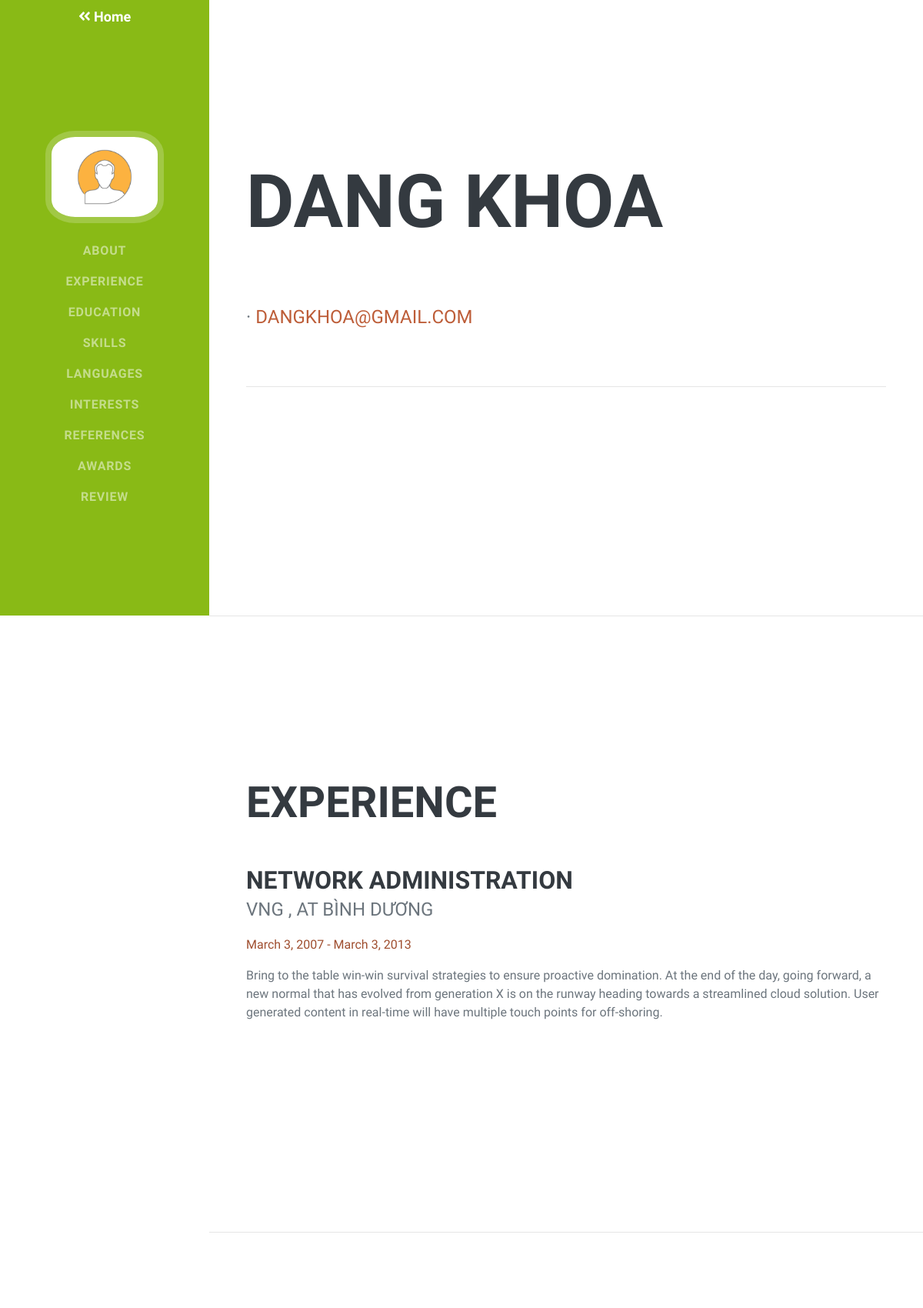
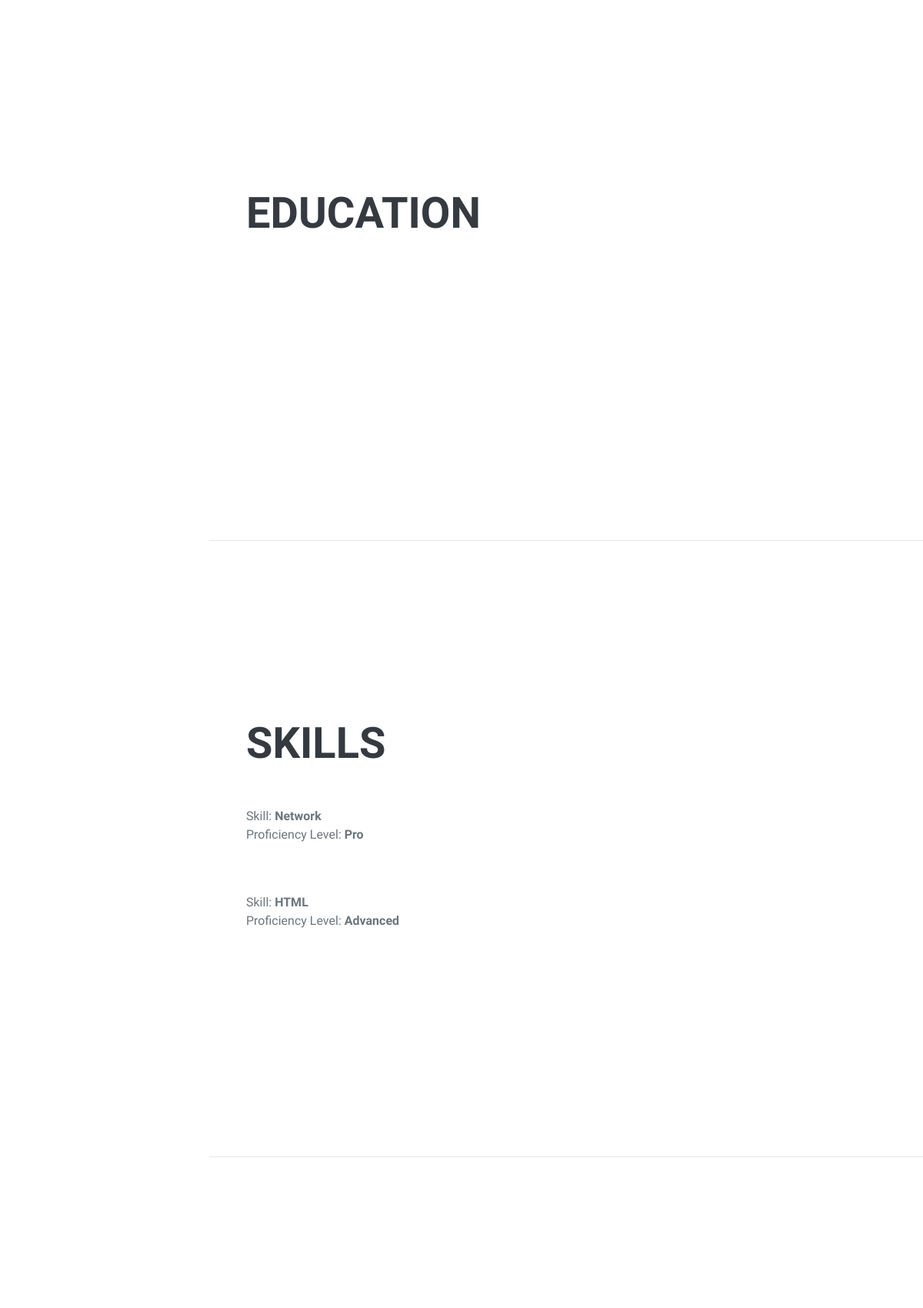
/applicant/applicant-public-profile/2 (signed in, upper part), run on the app's committed database (2 pictures, top to bottom).
### user/models.py (models this page shows, shortened)
class User(AbstractBaseUser):
    email = models.EmailField(max_length=255, unique=True)
    name = models.CharField(max_length=255)
    date_joined = models.DateTimeField(auto_now_add=True)
    is_applicant = models.BooleanField(default=False)
    is_company = models.BooleanField(default=False)
    is_active = models.BooleanField(default=True)
    is_staff = models.BooleanField(default=False)
    is_admin = models.BooleanField(default=False)
    USERNAME_FIELD = 'email'
    REQUIRED_FIELDS = ['name']  # Email & Password are required by default.
    objects = MyUserManager()

class WorkExperienceModel(models.Model):
    JOB_TYPE_CHOICES = [
        ('Full Time', 'Full Time'),
        ('Part Time', 'Part Time'),
        ('Intern', 'Intern'),
    ]
    user = models.ForeignKey(User, null=True, on_delete=models.CASCADE)
    job_title = models.CharField(max_length=255, null=True, blank=True)
    job_type = models.CharField(max_length=30, choices=JOB_TYPE_CHOICES, null=True, blank=True)
    job_desc = RichTextField(null=True, blank=True)
    company = models.CharField(max_length=255, default="nazia")
    location = models.CharField(max_length=255, null=True, blank=True)
    started = models.DateField(null=True, blank=True)
    left = models.DateField(null=True, blank=True)

class SkillSetModel(models.Model):
    SKILL_PROFICIENCY = [
        ('Beginner', 'Beginner'),
        ('Intermediate', 'Intermediate'),
        ('Advanced', 'Advanced'),
        ('Pro', 'Pro'),
    ]
    user = models.ForeignKey(User, null=True, on_delete=models.CASCADE)
    skill_title = models.CharField(max_length=255, null=True, blank=True)
    proficiency = models.CharField(max_length=255, choices=SKILL_PROFICIENCY, null=True, blank=True)

### user/views.py (the view, shortened to what this page needs)
# urls.py: path('applicant/applicant-public-profile/<str:pk>', applicant_public_profile, name='applicant-public-profile'),
@login_required(login_url='login')
def applicant_public_profile(request, pk):
    user = User.objects.get(id=pk)
    applicant = ApplicantProfileModel.objects.get(user=user)
    resume_link = ""
    if applicant.resume:
        resume_link = "http://127.0.0.1:8000" + applicant.resume.url
    skill_set = SkillSetModel.objects.filter(user=user)
    languages = LanguageModel.objects.filter(user=user)
    work_experience = WorkExperienceModel.objects.filter(user=user)
    educations = EducationModel.objects.filter(user=user)
    references = ReferenceModel.objects.filter(user=user)
    awards = AwardModel.objects.filter(user=user)
    rates = RatingModel.objects.filter(applicant=user)
    rate = rateAvg(rates, rates.count())
    age = None
    if user.applicantprofilemodel.birth_date:
        age = calculate_age(user.applicantprofilemodel.birth_date)
    if request.user.is_company:
        increaseViewCount(request.user, user)
    rating_form = RatingForm()
    name = extractFirstName(request.user.name)
    context = {
        'name': name,
        'age': age,
        'user': user,
        'skill_set': skill_set,
        'work_experience': work_experience,
        'educations': educations,
        'languages':languages,
        'references': references,
        'awards': awards,
        'rating_form': rating_form,
        'rates': rates,
        'rate': rate,
        'resume_link': resume_link,
    }
    return render(request, 'user/applicant/applicant-public-profile.html', context)

### user/utils.py (called while the page is built)
def rateAvg(rates, length):
    summation = 0
    if length == 0:
        return 0
    else:
        for r in rates:
            summation = summation + r.rate
    if (summation / length) % 1 > 0:
        return summation / length
    else:
        return summation // length

def extractFirstName(name):
    first_name = name.split(' ')
    return first_name[0]

### templates/user/applicant/applicant-public-profile.html (shortened to what this page needs)
<!DOCTYPE html>
{% load static %}
{% load widget_tweaks %}
<html lang="en">
<head>
    <link rel="stylesheet" href="//code.ionicframework.com/ionicons/2.0.1/css/ionicons.min.css">
    <link href="{% static 'assets/applicant/css/styles.css' %}" rel="stylesheet"/>
</head>
<body id="page-top">
<nav class="navbar navbar-expand-lg navbar-dark bg-success fixed-top" id="sideNav">
    <a style="font-size: large; color: white" href="{% url 'home' %}"><i
            class="fa fa-angle-double-left"></i><b> Home</b></a>
    <a class="navbar-brand js-scroll-trigger" href="{% url 'applicant-edit-profile' %}">
        {% if user.applicantprofilemodel.image %}
        <span class="d-none d-lg-block">
                <img class="img-fluid img-profile rounded-circle mx-auto mb-2"
                     src="{{user.applicantprofilemodel.image.url}}" alt=""/>
            </span>
        {% else %}
        <span class="d-none d-lg-block">
                <img class="img-fluid img-profile rounded-circle mx-auto mb-2"
                     src="{% static 'assets\images\placeholder.png' %}" alt=""/>
            </span>
        {% endif %}
    </a>
    <div class="collapse navbar-collapse" id="navbarSupportedContent">
        <ul class="navbar-nav">
            <li class="nav-item"><a class="nav-link js-scroll-trigger" href="#about">About</a></li>
            <li class="nav-item"><a class="nav-link js-scroll-trigger" href="#experience">Experience</a></li>
            <li class="nav-item"><a class="nav-link js-scroll-trigger" href="#education">Education</a></li>
            <li class="nav-item"><a class="nav-link js-scroll-trigger" href="#skills">Skills</a></li>
            <li class="nav-item"><a class="nav-link js-scroll-trigger" href="#languages">Languages</a></li>
            <li class="nav-item"><a class="nav-link js-scroll-trigger" href="#interests">Interests</a></li>
            <li class="nav-item"><a class="nav-link js-scroll-trigger" href="#references">References</a></li>
            <li class="nav-item"><a class="nav-link js-scroll-trigger" href="#awards">Awards</a></li>
            <li class="nav-item"><a class="nav-link js-scroll-trigger" href="#review">Review</a></li>
        </ul>
    </div>
</nav>
<div class="container-fluid p-0">
    <section class="resume-section" id="about">
        <div class="resume-section-content">
            <h1 class="mb-0">
                {{user.name}}
            </h1>
            <div class="subheading mb-5">
            </div>
            <div class="subheading mb-5">
                {% if user.email %}
                · <a href="mailto:{{user.email}}">{{user.email}}</a>
                {% endif %}
                <br/>
                <br><br>
                <hr class="m-0"/>
                <br>
            </div>
        </div>
    </section>
    <hr class="m-0"/>
    <section class="resume-section" id="experience">
        <div class="resume-section-content">
            <h2 class="mb-5">Experience</h2>
            {% for experience in work_experience %}
            <div class="d-flex flex-column flex-md-row justify-content-between mb-5">
                <div class="flex-grow-1">
                    <h3 class="mb-0">{{experience.job_title}}</h3>
                    <div class="subheading mb-3">{{experience.company}}
                        {% if experience.location %}, at
                        {{experience.location}}
                        {% endif %}</div>
                    {% if experience.left is None %}
                    <p style="color: #9f4e2f">{{experience.started}} - Present</p>
                    {% else %}
                    <p style="color: #9f4e2f">{{experience.started}} - {{experience.left}}</p>
                    {% endif %}
                    <p>Bring to the table win-win survival strategies to ensure proactive domination. At the end of
                        the day, going forward, a new normal that has evolved from generation X is on the runway heading
                        towards a streamlined cloud solution. User generated content in real-time will have multiple
                        touch points for off-shoring.</p>
                </div>
            </div>
            {% endfor%}
        </div>
    </section>
    <hr class="m-0"/>
    <section class="resume-section" id="education">
        <div class="resume-section-content">
            <h2 class="mb-5">Education</h2>
        </div>
    </section>
    <hr class="m-0"/>
    <section class="resume-section" id="skills">
        <div class="resume-section-content">
            <h2 class="mb-5">Skills</h2>
            {% for skill in skill_set %}
            <div class="d-flex flex-column flex-md-row justify-content-between mb-5">
                <div class="flex-grow-1">
                    <div>Skill: <b>{{skill.skill_title}}</b></div>
                    <p>Proficiency Level: <b>{{skill.proficiency}}</b></p>
                </div>
            </div>
            {% endfor%}
        </div>
    </section>
    <hr class="m-0"/>
    <section class="resume-section" id="languages">
    </section>
</div>
</body>
</html>

### data on the page
User: name "DANG KHOA", email "DANGKHOA@GMAIL.COM"
WorkExperienceModel: job_title "NETWORK ADMINISTRATION", company "VNG", location "BÌNH DƯƠNG", started "March 3, 2007", left "March 3, 2013"
SkillSetModel: skill_title "Network", proficiency "Pro"
SkillSetModel: skill_title "HTML", proficiency "Advanced"
